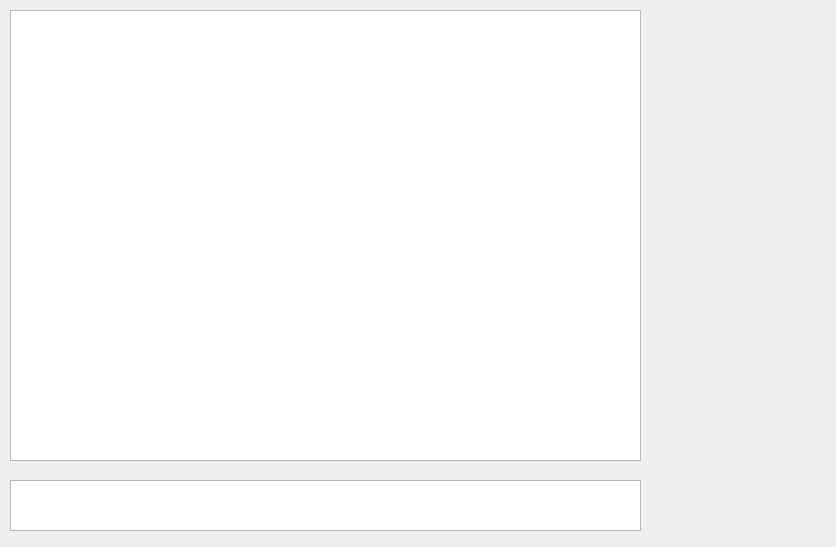
<?xml version="1.0" encoding="UTF-8"?>
<ui version="4.0">
 <class>VideoWindowWidget</class>
 <widget class="QWidget" name="VideoWindowWidget">
  <property name="geometry">
   <rect>
    <x>0</x>
    <y>0</y>
    <width>836</width>
    <height>547</height>
   </rect>
  </property>
  <property name="windowTitle">
   <string>Form</string>
  </property>
  <widget class="QGraphicsView" name="DisplayView">
   <property name="geometry">
    <rect>
     <x>10</x>
     <y>10</y>
     <width>631</width>
     <height>451</height>
    </rect>
   </property>
  </widget>
  <widget class="QGraphicsView" name="ButtonController">
   <property name="geometry">
    <rect>
     <x>10</x>
     <y>480</y>
     <width>631</width>
     <height>51</height>
    </rect>
   </property>
  </widget>
  <action name="actionchooseFile">
   <property name="text">
    <string>chooseFile</string>
   </property>
  </action>
  <action name="actiononMediaSwitch">
   <property name="text">
    <string>onMediaSwitch</string>
   </property>
  </action>
 </widget>
 <resources/>
 <connections/>
</ui>
